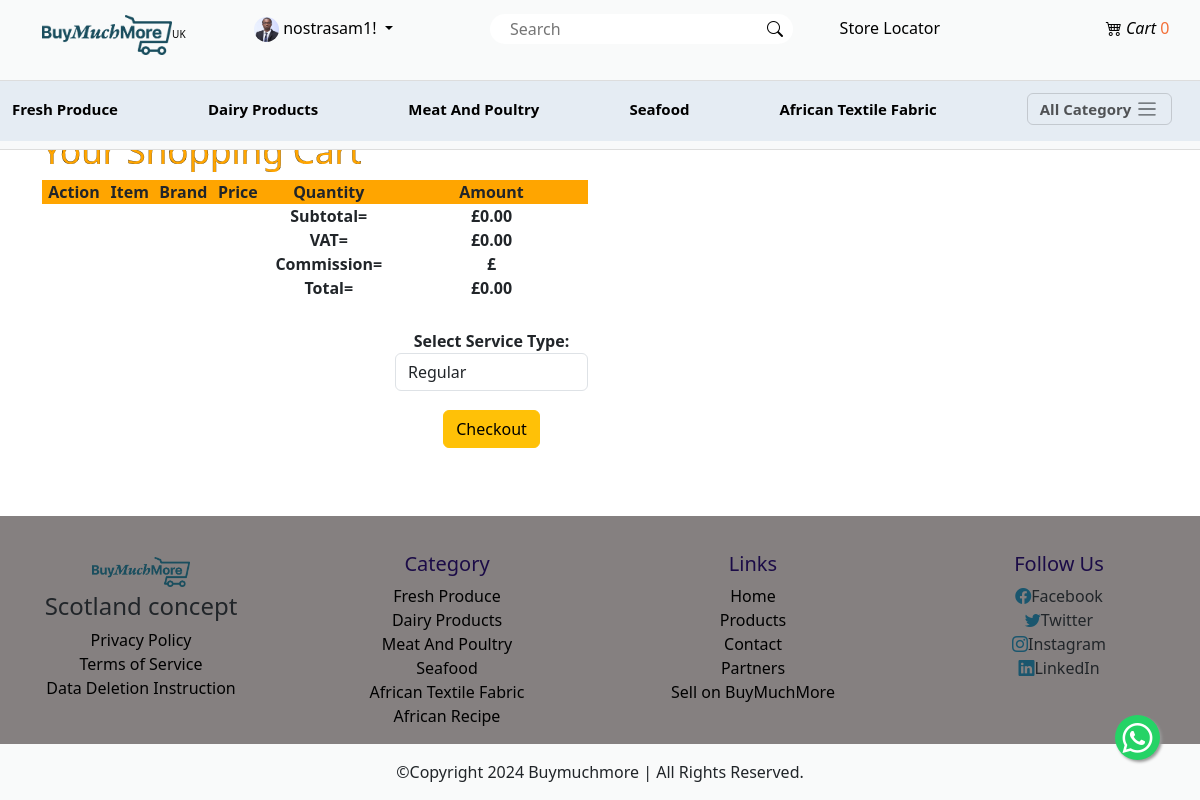
/cart (signed in), run on the app's committed database.
### main/models.py (models this page shows, shortened)
class AppInfo(models.Model):
    appname = models.CharField(max_length=50)
    logo = models.ImageField(upload_to='logo')
    carousel1 = models.ImageField(upload_to='carousel')
    carousel2 = models.ImageField(upload_to='carousel')
    carousel3 = models.ImageField(upload_to='carousel')
    banner = models.ImageField(upload_to='banner')
    copyright = models.IntegerField()

class Customer(models.Model):
    user = models.OneToOneField(User, on_delete=models.CASCADE)
    stripe_customer_id = models.CharField(max_length=255, blank=True, null=True)
    first_name = models.CharField(max_length=50)
    last_name = models.CharField(max_length=50)
    email = models.EmailField(max_length=254)
    address = models.CharField(max_length=150)
    phone = models.CharField(max_length=50)
    pix = models.ImageField(upload_to='customer')
    latitude = models.FloatField(default=0.0)
    longitude = models.FloatField(default=0.0)

class Category(models.Model):
    brand = models.CharField(max_length=50)
    slug = models.SlugField(unique=True)
    description = models.TextField()
    pix = models.ImageField(upload_to='pix')

### main/views.py (the view, shortened to what this page needs)
# urls.py: path('cart', views.cart, name='cart'),
def cart(request):
    if request.user.is_authenticated:
        cart_items = Cart.objects.filter(user=request.user, paid=False)
        total_quantity = cart_items.aggregate(total_quantity=Sum('quantity'))['total_quantity'] or 0
        subtotal = cart_items.aggregate(subtotal=Sum(F('price') * F('quantity')))['subtotal'] or 0
        commision = Decimal('0.08') * Decimal(subtotal)
        vat = Decimal('0.20') * Decimal(subtotal)
        total = Decimal(subtotal) + commision + vat
        context = {
            'cart': cart_items,
            'subtotal': round(subtotal, 2),
            'commision': round(commision, 2),
            'vat': round(vat, 2),
            'total': round(total, 2),
            'total_quantity': total_quantity
        }
    return render(request, 'cart.html', context)

### main/context_processor.py (called while the page is built)
def slick(request):
    info = AppInfo.objects.get(pk=1)
    categ = Category.objects.all()
    categs = FeatureItem.objects.all()
    context = {
        'info':info,
        'categ':categ,
        'categs':categs,
    }
    return context

def cart_total_quantity(request):
    if request.user.is_authenticated:
        total_quantity = Cart.objects.filter(user=request.user, paid=False).aggregate(total_quantity=Sum('quantity'))['total_quantity'] or 0
    else:
        total_quantity = 0
    return {'total_quantity': total_quantity}

### main/templates/cart.html (shortened to what this page needs)
{% extends 'base.html' %}
{% load humanize %}
{% block header %} {% include 'header.html' %} {% endblock header %}
{% block content %}
<div class="container">
  <div class="row">
    <div class="col-12 col-md-6 cart">
      <table>
      <h1 class="text-center titlebar">Your Shopping Cart</h1>
        <thead>
          <th>Action</th>
          <th>Item</th>
          <th>Brand</th>
          <th>Price</th>
          <th>Quantity</th>
          <th>Amount</th>
        </thead>
        <tbody>
          <tr class="subtot">
            <td></td>
            <td></td>
            <td></td>
            <td></td>
            <td>Subtotal= </td>
            <td>£<span id="subtotal">{{subtotal|floatformat:2|intcomma}}</span></td>
          </tr>
          <tr class="subtot">
            <td></td>
            <td></td>
            <td></td>
            <td></td>
            <td>VAT= </td>
            <td>£<span id="vat">{{vat|floatformat:2|intcomma}}</span></td>
          </tr>
          <tr class="subtot">
            <td></td>
            <td></td>
            <td></td>
            <td></td>
            <td>Commission=</td>
            <td>£</td>
          </tr>
          <tr class="subtot">
            <td></td>
            <td></td>
            <td></td>
            <td></td>
            <td>Total= </td>
            <td>£<span id="total">{{total|floatformat:2|intcomma}}</span></td>
          </tr>
          <tr class="cartbut">
            <td></td>
            <td></td>
            <td></td>
            <td></td>
            <td></td>
            <td>
              <form action="{% url 'checkout' %}" method="POST">
                <label for="service_type" class="servicetype">Select Service Type:</label>
                <select name="service_type" id="service_type" class="form-control">
                  <option value="regular" {% if service_type == 'regular' %}selected{% endif %}>Regular </option>
                </select>
                <button type="submit" class="btn btn-warning">Checkout</button>
              </form>
            </td>
          </tr>
        </tbody>
      </table>
    </div>
  </div>
</div>
{% endblock content %}
{% block footer %} {% include 'footer.html' %} {% endblock footer %}

### main/templates/header.html (shortened to what this page needs)
{% load static %}
<body>
<nav class="navbar navbar-expand-lg">
    <div class="container">
      <a class="navbar-brand uk" href="{% url 'home' %}"><img src="{{info.logo.url}}" style="height: 40px;">UK</a>
      <div class="collapse navbar-collapse" id="navbarSupportedContent">
        <ul class="navbar-nav me-auto mb-2 mb-lg-0">
          {% if user.is_authenticated %}
          <li class="nav-item dropdown">
            <a class="nav-link dropdown-toggle" href="#" role="button" data-bs-toggle="dropdown" aria-expanded="false">
              {% if user.customer %}
              <img src="{{user.customer.pix.url}}" style="height: 25px;">
              {% endif %}
              {% if request.user %}
              <span>{{user.username}}!</span>
              {% endif %}
            </a>
          </li>
          {% else %}
          <li class="nav-item">
            <a class="nav-link" href="{% url 'signin' %}"> Login </a>
          </li>
          {% endif %}
          <form action="{% url 'search' %}" method="POST">
            <div class="search-container" style="position: relative; width: 100%;">
                <input type="text" placeholder="Search" name="search" style="width: 100%; padding-right: 40px;">
                <button type="submit" class="bi bi-search" style="position: absolute; right: 0; top: 0; height: 100%; border: none; background: none; padding: 0 10px; cursor: pointer;">
                </button>
            </div>
        </form>
         <div>
        {% if user.is_authenticated %}
                    {% if user.customer %}
                        <li class="nav-item">
                            <a class="nav-link text-nowrap" href="{% url 'nearest_locations_for_customer' customer_id=user.customer.id %}">Store Locator</a>
                        </li>
                    {% elif user.merchant %}
                        <li class="nav-item">
                            <a class="nav-link text-nowrap delivery" href="{% url 'nearest_locations_for_merchant' merchant_id=user.merchant.id %}">Delivery Service Locator</a>
                        </li>
                    {% endif %}
                    {% endif %}
                  </div>
                  <div>
                    <li class="nav-item carticon">
                        <a class="nav-link text-nowrap " href="{% url 'cart' %}">
                            <i class="bi bi-cart4 cartcount"> Cart</i>
                            <span class="cart-count">
                                {% if total_quantity %}
                                    {{ total_quantity }}
                                {% else %}
                                    0
                                {% endif %}
                            </span>
                        </a>
                    </li>
                </div>
            </div>
          </div>
        </nav>
        <nav class="navbar bg-body-tertiary categonav">
          <div class="container-fluid bar">
            {% for item in categ|slice:":5" %}
            <a class="navbar-brand" href="{% url 'category' item.id item.slug %}">{{item.brand|title}}</a>
            {% endfor %}
            <button class="navbar-toggler" type="button" data-bs-toggle="offcanvas" data-bs-target="#offcanvasNavbar" aria-controls="offcanvasNavbar" aria-label="Toggle navigation">
              <span class="allcateg">All Category</span> <span class="navbar-toggler-icon actaeg"></span>
            </button>
        </nav>
</body>

### main/templates/footer.html (shortened to what this page needs)
{% load static %}
<div class="footer mt-5">
    <div class="footer2-container">
      <div class="row">
        <div class="col-12 col-sm6 col-md-6 col-lg-3 text-center">
          <div>
            <img src="{{info.logo.url}}" alt="">
            <h4>Scotland concept</h4>
            <ul class="list-unstyled">
              <li><a href="{% url 'privacy_policy' %}">Privacy Policy</a></li>
              <li><a href="{% url 'terms_service' %}">Terms of Service</a></li>
              <li><a href="{% url 'deletion_instruction' %}">Data Deletion Instruction</a></li>
            </ul>
          </div>
        </div>
        <div class="col-12 col-sm-6 col-md-6 col-lg-3 text-center">
          <h2>Category</h2>
          <ul class="list-unstyled">
              {% for item in categ %}
              <li><a class="dropdown-item" href="{% url 'category' item.id item.slug %}">{{item.brand|title}}</a></li>
              {% endfor %}
            </ul>
        </div>
        <div class="col-12 col-sm-6 col-md-6 col-lg-3 text-center">
          <h2>Links</h2>
          <ul class="list-unstyled">
            <li><a href="{% url 'home' %}">Home</a></li>
            <li><a href="{% url 'products' %}">Products</a></li>
            <li><a href="{% url 'contact' %}">Contact</a></li>
            <li><a href="{% url 'partnerregistration' %}">Partners</a></li>
            <li class="nav-item"><a class="nav-link text-nowrap" href="{% url 'merchregistration' %}">Sell on BuyMuchMore</a></li>
          </ul>
        </div>
        <div class="col-12 col-sm-6 col-md-6 col-lg-3 text-center">
          <h2>Follow Us</h2>
          <ul class="list-unstyled">
            <li><i class="bi bi-facebook"></i>Facebook</li>
            <li><i class="bi bi-twitter"></i>Twitter</li>
            <li><i class="bi bi-instagram"></i>Instagram</li>
            <li><i class="bi bi-linkedin"></i>LinkedIn</li>
          </ul>
        </div>
      </div>
    </div>
    <div class="container-fluid">
      <div class="row text-center footer2">
        <div class="col-12">
          <p class="pt-3">&copy;copyright <span>{{info.copyright}}</span> buymuchmore | all rights reserved.</p>
        </div>
      </div>
    </div>

### main/static/css/style.css (style rules this page uses)
* { padding: 0%; margin: 0%; box-sizing: border-box; }
.navbar { background-color: rgb(241, 245, 247); }
.navbar-nav .nav-link { color: black; font-weight: 500; margin-left: 28%; }
.navbar-nav .nav-link img { border-radius: 100%; }
.dropdown-toggle { margin-left: 29% !important; }
.navbar .uk { font-size: 10px; padding-bottom: 1.4%; }
.collapse .search-container { float: right; margin: 6px; padding-left: 140px; }
.collapse .search-container input[type=text] { width: 330px; height: 30px; border-radius: 25px; border: black; padding-left: 20px; }
.collapse .bi-search { background-color: none; color: none; border: none; }
.cart-count { color: rgb(243, 111, 55) !important; }
.footer { background-color: #858080; padding-top: 3%; }
.footer img { height: 40px; }
.footer h2 { text-transform: capitalize; color: rgb(27, 11, 71); font-size: 20px; }
.footer ul a { text-decoration: none; color: black; }
.footer ul i { color: rgb(26, 86, 110); }
.footer img { padding: 5px; }
.footer2 { background: rgb(249, 250, 250); }
.footer2 p { font-weight: 500; text-transform: capitalize; }
.cart table { width: 100%; }
.cart thead { background: orange; text-align: center; }
.cart th { text-transform: capitalize; }
.cart tbody { text-align: center; }
.cart td { text-transform: capitalize; }
.subtot td { font-weight: 600; }
.cartbut button { text-transform: capitalize; margin-bottom: 10%; margin-top: 10%; }
.carticon { padding-bottom: 10% !important; padding-left: 160px !important; }
.cartbut form { padding-top: 15% !important; font-weight: 600; }
.cart h1 { text-transform: capitalize; font-size: 35px; color: orange; padding-top: 10px; display: inline-block !important; -webkit-text-stroke: 0.2px black; }
.categonav .bar { height: 8vh; background-color: #e5ecf3 !important; }
.categonav a { font-size: 15px !important; font-style: normal; font-weight: 600; }
.categonav span { font-size: 15px !important; font-style: normal; font-weight: 600; }

### main/templates/header.html (style rules this page uses)
body { padding-top: 120px; }
.navbar { position: fixed; top: 0; width: 100%; z-index: 1030; background: rgb(249, 250, 250); border-bottom: 1px solid #ddd; }
.categonav { position: fixed; top: 68px; width: 100%; z-index: 1020; background-color: #f8f9fa; border-top: 1px solid #ddd; border-bottom: 1px solid #ddd; }
.container-fluid.bar { display: flex; justify-content: space-between; align-items: center; }
.navbar-toggler { margin-right: 1rem; }

### data on the page
AppInfo: logo (picture), copyright "2024"
Category: brand "Fresh Produce"
Category: brand "Dairy Products"
Category: brand "Meat And Poultry"
Category: brand "Seafood"
Category: brand "African Textile Fabric"
Category: brand "African Recipe"

### other printed values
{{ user.username }} "nostrasam1"
{{ subtotal|floatformat:2|intcomma }} "0.00"
{{ vat|floatformat:2|intcomma }} "0.00"
{{ total|floatformat:2|intcomma }} "0.00"
